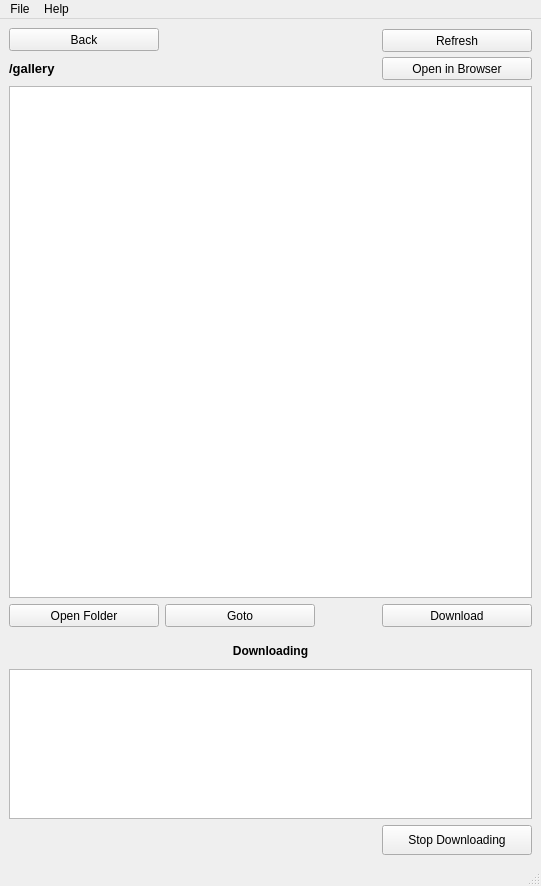
<?xml version="1.0" encoding="UTF-8"?>
<ui version="4.0">
 <class>MainWindow</class>
 <widget class="QMainWindow" name="MainWindow">
  <property name="geometry">
   <rect>
    <x>0</x>
    <y>0</y>
    <width>541</width>
    <height>886</height>
   </rect>
  </property>
  <property name="windowTitle">
   <string>MainWindow</string>
  </property>
  <widget class="QWidget" name="centralwidget">
   <layout class="QVBoxLayout" name="verticalLayout">
    <item>
     <layout class="QHBoxLayout" name="ButtonTop">
      <item>
       <widget class="QPushButton" name="BackButton">
        <property name="minimumSize">
         <size>
          <width>150</width>
          <height>23</height>
         </size>
        </property>
        <property name="maximumSize">
         <size>
          <width>150</width>
          <height>30</height>
         </size>
        </property>
        <property name="toolTip">
         <string>Previous page</string>
        </property>
        <property name="text">
         <string>Back</string>
        </property>
        <property name="icon">
         <iconset>
          <normalon>./back.png</normalon>
         </iconset>
        </property>
       </widget>
      </item>
      <item>
       <spacer name="horizontalSpacer">
        <property name="orientation">
         <enum>Qt::Horizontal</enum>
        </property>
        <property name="sizeHint" stdset="0">
         <size>
          <width>40</width>
          <height>20</height>
         </size>
        </property>
       </spacer>
      </item>
      <item>
       <widget class="QPushButton" name="RefreshButton">
        <property name="minimumSize">
         <size>
          <width>150</width>
          <height>23</height>
         </size>
        </property>
        <property name="maximumSize">
         <size>
          <width>150</width>
          <height>20</height>
         </size>
        </property>
        <property name="toolTip">
         <string>Reload current page</string>
        </property>
        <property name="text">
         <string>Refresh</string>
        </property>
        <property name="icon">
         <iconset>
          <normalon>./refresh.png</normalon>
         </iconset>
        </property>
       </widget>
      </item>
     </layout>
    </item>
    <item>
     <layout class="QGridLayout" name="gridLayout">
      <item row="2" column="1">
       <widget class="QPushButton" name="GotoUrl">
        <property name="minimumSize">
         <size>
          <width>150</width>
          <height>23</height>
         </size>
        </property>
        <property name="maximumSize">
         <size>
          <width>150</width>
          <height>30</height>
         </size>
        </property>
        <property name="toolTip">
         <string>Open the browser with this page</string>
        </property>
        <property name="text">
         <string>Open in Browser</string>
        </property>
        <property name="icon">
         <iconset>
          <normalon>./web.png</normalon>
         </iconset>
        </property>
       </widget>
      </item>
      <item row="2" column="0">
       <widget class="QLabel" name="UrlOpen">
        <property name="font">
         <font>
          <pointsize>10</pointsize>
          <weight>75</weight>
          <bold>true</bold>
         </font>
        </property>
        <property name="text">
         <string>/gallery</string>
        </property>
       </widget>
      </item>
     </layout>
    </item>
    <item>
     <widget class="QListWidget" name="UrlList">
      <property name="cursor" stdset="0">
       <cursorShape>ArrowCursor</cursorShape>
      </property>
     </widget>
    </item>
    <item>
     <layout class="QHBoxLayout" name="ButtonDown">
      <property name="sizeConstraint">
       <enum>QLayout::SetDefaultConstraint</enum>
      </property>
      <item>
       <widget class="QPushButton" name="FolderButton">
        <property name="minimumSize">
         <size>
          <width>150</width>
          <height>23</height>
         </size>
        </property>
        <property name="maximumSize">
         <size>
          <width>150</width>
          <height>30</height>
         </size>
        </property>
        <property name="toolTip">
         <string>Open downloading folder</string>
        </property>
        <property name="text">
         <string>Open Folder</string>
        </property>
        <property name="icon">
         <iconset>
          <normalon>./folder.png</normalon>
         </iconset>
        </property>
       </widget>
      </item>
      <item>
       <widget class="QPushButton" name="GotoButton">
        <property name="minimumSize">
         <size>
          <width>150</width>
          <height>23</height>
         </size>
        </property>
        <property name="maximumSize">
         <size>
          <width>150</width>
          <height>30</height>
         </size>
        </property>
        <property name="toolTip">
         <string>Open in browser selected item</string>
        </property>
        <property name="text">
         <string>Goto</string>
        </property>
        <property name="icon">
         <iconset>
          <normalon>./web.png</normalon>
         </iconset>
        </property>
       </widget>
      </item>
      <item>
       <spacer name="horizontalSpacer_2">
        <property name="orientation">
         <enum>Qt::Horizontal</enum>
        </property>
        <property name="sizeHint" stdset="0">
         <size>
          <width>40</width>
          <height>20</height>
         </size>
        </property>
       </spacer>
      </item>
      <item>
       <widget class="QPushButton" name="DownloadButton">
        <property name="minimumSize">
         <size>
          <width>150</width>
          <height>23</height>
         </size>
        </property>
        <property name="maximumSize">
         <size>
          <width>150</width>
          <height>30</height>
         </size>
        </property>
        <property name="toolTip">
         <string>Download selected item</string>
        </property>
        <property name="text">
         <string>Download</string>
        </property>
        <property name="icon">
         <iconset>
          <normalon>./download.png</normalon>
         </iconset>
        </property>
       </widget>
      </item>
     </layout>
    </item>
    <item>
     <layout class="QVBoxLayout" name="downloadingFrame">
      <property name="sizeConstraint">
       <enum>QLayout::SetDefaultConstraint</enum>
      </property>
      <property name="topMargin">
       <number>5</number>
      </property>
      <item>
       <widget class="QLabel" name="downloadLabel">
        <property name="minimumSize">
         <size>
          <width>0</width>
          <height>23</height>
         </size>
        </property>
        <property name="maximumSize">
         <size>
          <width>16777215</width>
          <height>25</height>
         </size>
        </property>
        <property name="font">
         <font>
          <pointsize>9</pointsize>
          <weight>75</weight>
          <bold>true</bold>
         </font>
        </property>
        <property name="text">
         <string>Downloading</string>
        </property>
        <property name="alignment">
         <set>Qt::AlignCenter</set>
        </property>
       </widget>
      </item>
      <item>
       <widget class="QListWidget" name="downloadingList">
        <property name="enabled">
         <bool>true</bool>
        </property>
        <property name="minimumSize">
         <size>
          <width>0</width>
          <height>25</height>
         </size>
        </property>
        <property name="maximumSize">
         <size>
          <width>16777215</width>
          <height>150</height>
         </size>
        </property>
       </widget>
      </item>
      <item>
       <layout class="QHBoxLayout" name="horizontalLayout">
        <item>
         <spacer name="horizontalSpacer_3">
          <property name="orientation">
           <enum>Qt::Horizontal</enum>
          </property>
          <property name="sizeHint" stdset="0">
           <size>
            <width>40</width>
            <height>20</height>
           </size>
          </property>
         </spacer>
        </item>
        <item>
         <widget class="QPushButton" name="stopButton">
          <property name="minimumSize">
           <size>
            <width>150</width>
            <height>23</height>
           </size>
          </property>
          <property name="maximumSize">
           <size>
            <width>150</width>
            <height>30</height>
           </size>
          </property>
          <property name="toolTip">
           <string>Stop selected downloading</string>
          </property>
          <property name="text">
           <string>Stop Downloading</string>
          </property>
         </widget>
        </item>
       </layout>
      </item>
     </layout>
    </item>
   </layout>
  </widget>
  <widget class="QMenuBar" name="menubar">
   <property name="geometry">
    <rect>
     <x>0</x>
     <y>0</y>
     <width>541</width>
     <height>21</height>
    </rect>
   </property>
   <widget class="QMenu" name="menuFile">
    <property name="title">
     <string>File</string>
    </property>
    <addaction name="actionReset"/>
    <addaction name="separator"/>
    <addaction name="actionExit"/>
   </widget>
   <widget class="QMenu" name="menuHelp">
    <property name="title">
     <string>Help</string>
    </property>
    <addaction name="actionGuide"/>
    <addaction name="separator"/>
    <addaction name="actionAbout"/>
   </widget>
   <addaction name="menuFile"/>
   <addaction name="menuHelp"/>
  </widget>
  <widget class="QStatusBar" name="statusbar"/>
  <action name="actionExit">
   <property name="text">
    <string>Exit</string>
   </property>
  </action>
  <action name="actionReset">
   <property name="text">
    <string>Reset</string>
   </property>
  </action>
  <action name="actionAbout">
   <property name="text">
    <string>About</string>
   </property>
  </action>
  <action name="actionGuide">
   <property name="text">
    <string>Guide</string>
   </property>
  </action>
 </widget>
 <resources/>
 <connections/>
</ui>
